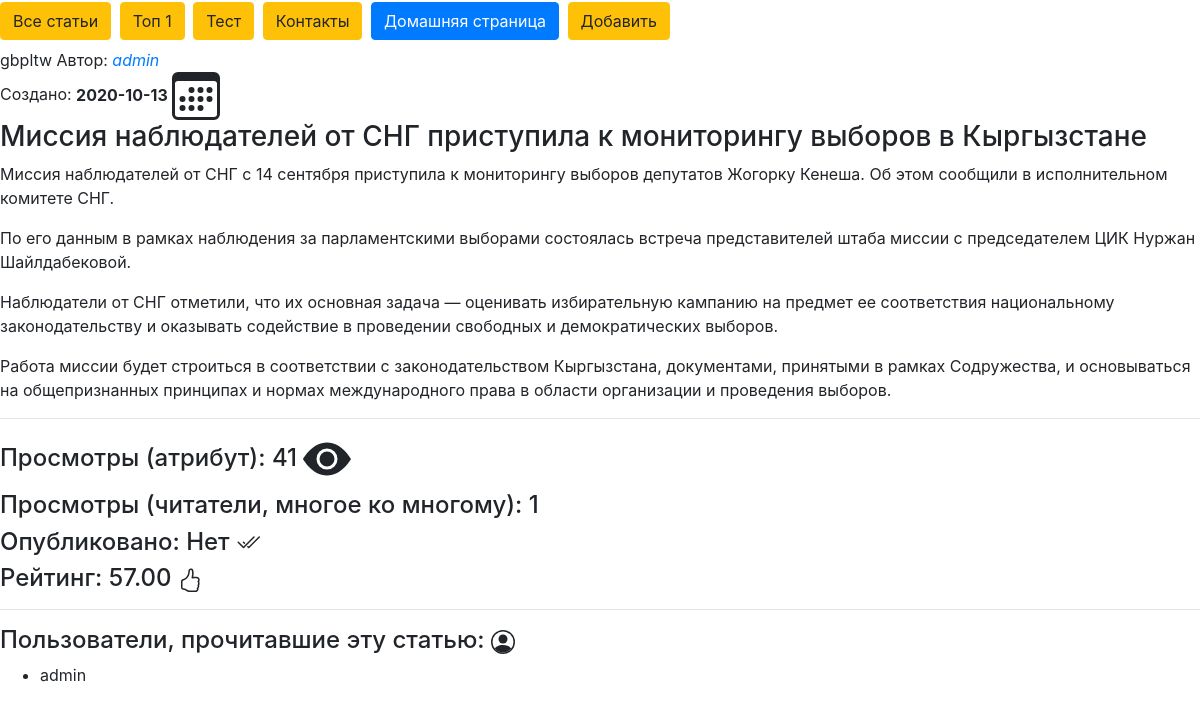
Page /article/cbv/2/ on the committed database.
### core/models.py (models this page shows)
class Article(models.Model):
    title = models.CharField(max_length=255)
    text = models.TextField(verbose_name="Текст статьи")
    views = models.IntegerField(default=0)
    created_date = models.DateTimeField(
        auto_now_add=True, null=True, )
    updated_date = models.DateTimeField(
        auto_now=True, null=True, )
    publicated = models.BooleanField(default=True)
    short_description = models.TextField(
        null = True, blank=True, verbose_name="Краткое описание" )
    author = models.ForeignKey(
        to=User,
        on_delete=models.SET_NULL,
        null=True, blank=False,
        verbose_name="Автор",
        related_name="created_article"
    )
    readers = models.ManyToManyField(
        to=User,
        blank=True,
        verbose_name="Читатели",
        related_name="readed_article"
    )
    rating = models.DecimalField(
        max_digits=8,
        decimal_places=2,
        default=0,
    )

### core/views.py (the view, shortened to what this page needs)
# urls.py: path("cbv/<pk>/", ArticleDetailView.as_view(), name="article"),
class ArticleDetailView(DetailView):
    template_name = "article_cbv.html"
    queryset = Article.objects.filter(created_date__gte="2020-01-01")
    def get(self, request, *args, **kwargs):
        super(ArticleDetailView, self).get(request, *args, **kwargs)
        context = self.get_context_data(**kwargs)
        article_object = context["article"]
        article_object.views += 1
        user = request.user
        if user.is_authenticated:
            article_object.readers.add(user)
            article_object.save()
        return self.render_to_response(context)
    def get_context_data(self, **kwargs):
        context = super(ArticleDetailView, self).get_context_data(**kwargs)
        context["article"] = Article.objects.get(id=self.kwargs["pk"])
        context["test"]="gbpltw"
        return context

### core/templates/article_cbv.html (shortened to what this page needs)
{% extends 'base.html' %}
{% block content %}
    {{ test }}
    {% if article.author %}
        Автор:
            <a href="{% url 'profile' article.author.profile.id %}">
                <i>{{ article.author }}</i>
            </a>
        <br>
    {% endif %}
    Создано: <b>{{ article.created_date|date:"Y-m-d" }}
    </b>
    <h3>{{ article.title }}</h3>
    <div>{{ article.text|linebreaks }}</div>
    <hr>
    <h4>Просмотры (атрибут): {{ article.views }}
    <svg width="2em" height="2em" viewBox="0 0 16 16" class="bi bi-eye-fill" fill="currentColor" xmlns="http://www.w3.org/2000/svg">
        <path d="M10.5 8a2.5 2.5 0 1 1-5 0 2.5 2.5 0 0 1 5 0z"/>
        <path fill-rule="evenodd" d="M0 8s3-5.5 8-5.5S16 8 16 8s-3 5.5-8 5.5S0 8 0 8zm8 3.5a3.5 3.5 0 1 0 0-7 3.5 3.5 0 0 0 0 7z"/>
    </svg></h4>
    <h4>Просмотры (читатели, многое ко многому): {{ article.readers.count }} </h4>
    <h4>Опубликовано: {{ article.publicated|yesno:"Да, Нет, Неизвестно"  }}
    </h4>
    <h4>Рейтинг: {{ article.rating }}
    </h4>
    <hr>
    <h4>Пользователи, прочитавшие эту статью:
    </h4>
    <ul>
    {% for user in article.readers.all %}
        <li>{{ user.username }}</li>
    {% endfor %}
    </ul>
{% endblock %}

### core/static/css/mystyle.css (style rules this page uses)
a { text-decoration: none; }

### rows in the picture
Article: author "admin", created_date "2020-10-13", title "Миссия наблюдателей от СНГ приступила к мониторингу выборов в Кыргызстане", text "Миссия наблюдателей от СНГ с 14 сентября приступила к мониторингу выборов депутатов Жогорку Кенеша. Об этом сообщили в исполнительном комитете СНГ. По его данным в рамках наблюдения за парламентскими выборами состоялась встреча представителей штаба миссии с председателем ЦИК Нуржан Шайлдабековой. Наблюдатели от СНГ отметили, что их основная задача — оценивать избирательную кампанию на предмет ее соответствия национальному законодательству и оказывать содействие в проведении свободных и демократических выборов. Работа миссии будет строиться в соответствии с законодательством Кыргызстана, документами, принятыми в рамках Содружества, и основываться на общепризнанных принципах и нормах…", views "41", readers.count "1", publicated "Нет", rating "57.00"

### other values in the picture
{{ test }} "gbpltw"
{{ user.username }} "admin"
